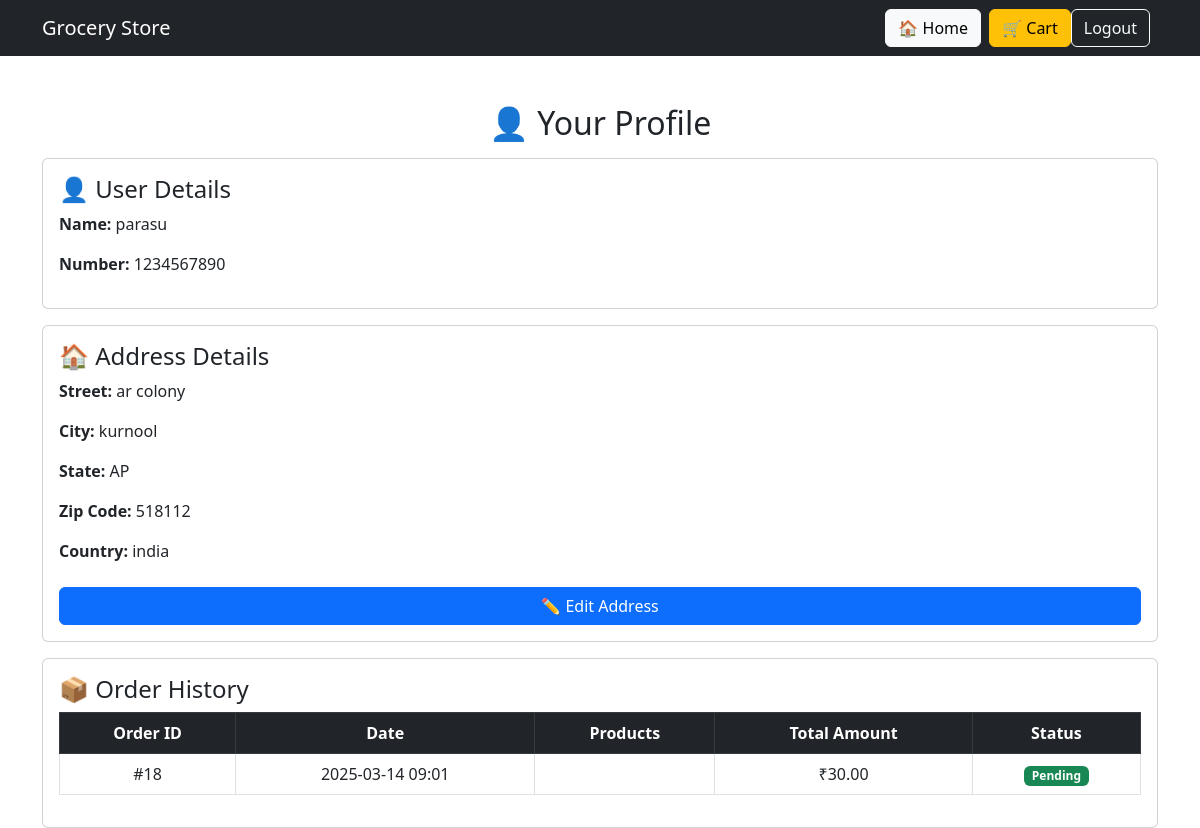
/profile/ (signed in), run on the app's committed database.
### groceryapp/models.py (models this page shows, shortened)
class Address(models.Model):
    user = models.ForeignKey(User, on_delete=models.CASCADE)
    full_name = models.CharField(max_length=100)
    phone_number = models.CharField(max_length=15)
    street_address = models.TextField()
    city = models.CharField(max_length=50)
    state = models.CharField(max_length=50)
    postal_code = models.CharField(max_length=10)
    country = models.CharField(max_length=50)

class Order(models.Model):
    PAYMENT_METHODS = [
        ("COD", "Cash on Delivery")
    ]
    STATUS_CHOICES = [
        ("Pending", "Pending"),
        ("Delivered", "Delivered")
    ]
    user = models.ForeignKey(User, on_delete=models.CASCADE)
    amount = models.DecimalField(max_digits=10, decimal_places=2)
    payment_method = models.CharField(max_length=10, choices=PAYMENT_METHODS, default="COD")
    status = models.CharField(max_length=10, choices=STATUS_CHOICES, default="Pending")
    created_at = models.DateTimeField(auto_now_add=True)
    address = models.ForeignKey(Address, on_delete=models.SET_NULL, null=True, blank=True)

### groceryapp/views.py (the view)
# urls.py: path('profile/', views.profile_view, name='profile'),
@login_required
def profile_view(request):
    user_address = Address.objects.filter(user=request.user).first()
    orders = Order.objects.filter(user=request.user).order_by('-created_at')
    return render(request, 'myapp/profile.html', {
        'user': request.user,
        'user_address': user_address,
        'orders': orders,
    })

### groceryapp/templates/myapp/profile.html (shortened to what this page needs)
<!DOCTYPE html>
<html lang="en">
<head>
    <link rel="stylesheet" href="https://cdn.jsdelivr.net/npm/bootstrap@5.3.0/dist/css/bootstrap.min.css">
</head>
<body>
<nav class="navbar navbar-expand-lg navbar-dark bg-dark">
    <div class="container">
        <a class="navbar-brand" href="{% url 'home' %}">Grocery Store</a>
        <div class="collapse navbar-collapse" id="navbarNav">
            <ul class="navbar-nav ms-auto">
                <li class="nav-item">
                    <a class="btn btn-light me-2" href="{% url 'home' %}">🏠 Home</a>
                </li>
                <li class="nav-item">
                    <a class="btn btn-warning" href="{% url 'cart' %}">🛒 Cart</a>
                </li>
                {% if user.is_authenticated %}
                    <li class="nav-item">
                        <a class="btn btn-outline-light me-2" href="{% url 'logout' %}">Logout</a>
                    </li>
                {% endif %}
            </ul>
        </div>
    </div>
</nav>
<div class="container mt-5">
    <h2 class="text-center">👤 Your Profile</h2>
    <div class="card p-3 mt-3">
        <h4>👤 User Details</h4>
        <p><strong>Name:</strong> {{ user.username }} {{ user.last_name }}</p>
        <p><strong>Number:</strong> {{ user_address.phone_number }}</p>
    </div>
    <div class="card p-3 mt-3">
        <h4>🏠 Address Details</h4>
        {% if user_address %}
            <p><strong>Street:</strong> {{ user_address.street_address }}</p>
            <p><strong>City:</strong> {{ user_address.city }}</p>
            <p><strong>State:</strong> {{ user_address.state }}</p>
            <p><strong>Zip Code:</strong> {{ user_address.postal_code }}</p>
            <p><strong>Country:</strong> {{ user_address.country }}</p>
            <button class="btn btn-primary mt-2" data-bs-toggle="modal" data-bs-target="#editAddressModal">✏️ Edit Address</button>
        {% else %}
            <p>No address saved.</p>
            <a href="{% url 'checkout' %}" class="btn btn-warning">Add Address</a>
        {% endif %}
    </div>
    <div class="card p-3 mt-3">
        <h4>📦 Order History</h4>
        {% if orders %}
            <table class="table table-bordered text-center align-middle">
                <thead class="table-dark">
                    <tr>
                        <th>Order ID</th>
                        <th>Date</th>
                        <th>Products</th>
                        <th>Total Amount</th>
                        <th>Status</th>
                    </tr>
                </thead>
                <tbody>
                    {% for order in orders %}
                    <tr>
                        <td>#{{ order.id }}</td>
                        <td>{{ order.created_at|date:"Y-m-d H:i" }}</td>
                        <td>
                        </td>
                        <td>₹{{ order.amount|floatformat:2 }}</td>
                        <td><span class="badge bg-success">{{ order.status }}</span></td>
                    </tr>
                    {% endfor %}
                </tbody>
            </table>
        {% else %}
            <p>No orders yet.</p>
        {% endif %}
    </div>
</div>
</body>
</html>

### data on the page
Address: phone_number "1234567890", street_address "ar colony", city "kurnool", state "AP", postal_code "518112", country "india"
Order: id "18", created_at "2025-03-14 09:01", amount "30.00", status "Pending"

### other printed values
{{ user.username }} "parasu"
